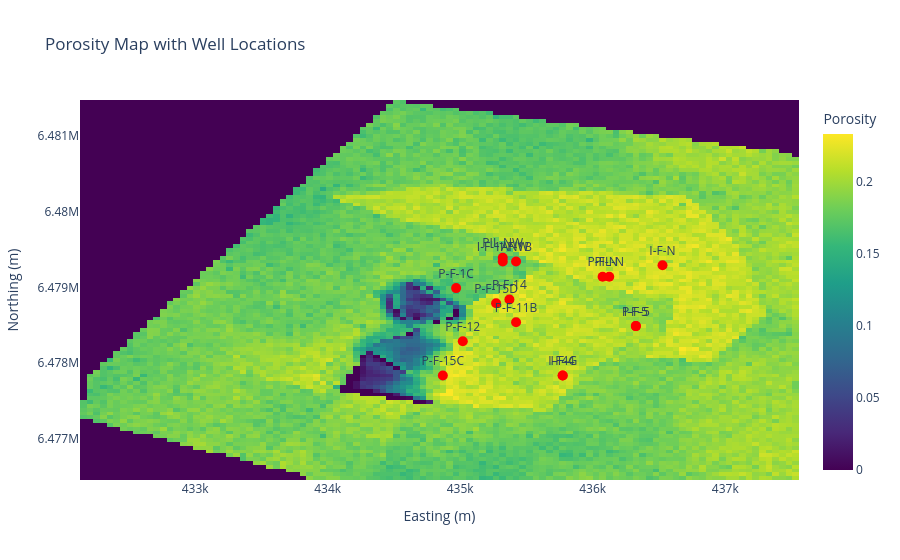

Notebook code cell kept with this figure:
### Code cell
# plot the Eclipse Wellname location from the WELSPECS_df on the porosity map
fig = go.Figure()

# porosity map
fig.add_trace(
             go.Heatmap(x=x_real,y=y_real,z=poro_avg,colorscale="Viridis",colorbar={"title": "Porosity"})
              )

# wells
fig.add_trace(
            go.Scatter(x=WELSPECS_df["Easting_m"],y=WELSPECS_df["Northing_m"],mode="markers+text",text=WELSPECS_df["Eclipse Wellname"],textposition="top center",
                       marker={"size": 10, "color": "red"},name="Wells")
             )

fig.update_layout(title="Porosity Map with Well Locations",xaxis_title="Easting (m)",yaxis_title="Northing (m)")

fig.show()
